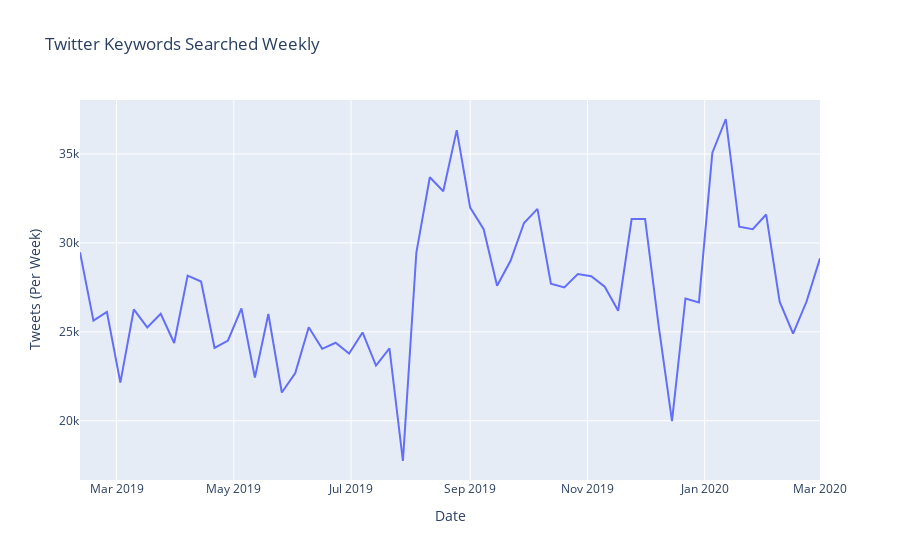

Notebook code for this chart:
### Code cell
hover_template = '<b>Date</b>: %{x}<br>' + '<b>Tweets</b>: %{y}'
twitter_data = go.Scatter(x=lines_data[7].index, y=lines_data[7].values, name="Vegetarian", hovertemplate=hover_template)
fig = go.Figure(data=[twitter_data], layout=layout)
fig.show()
